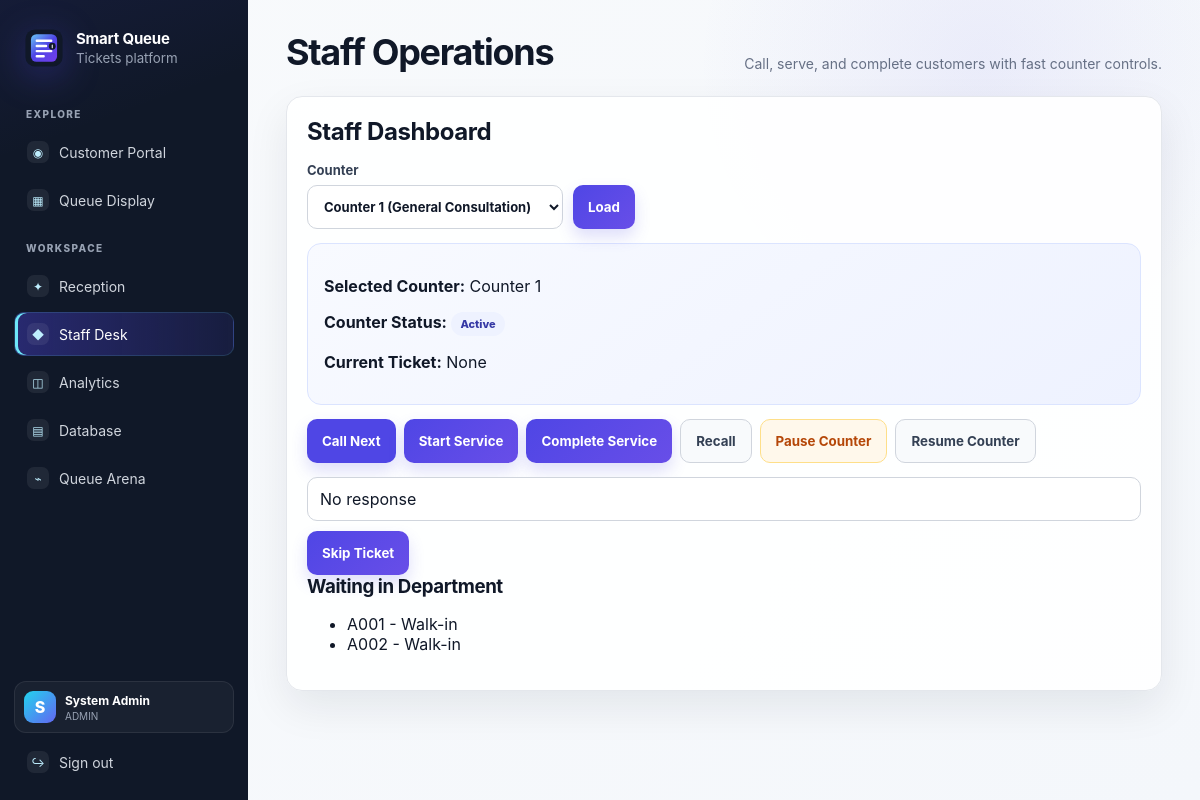
/staff (signed in), run on an earlier commit of the app's database.
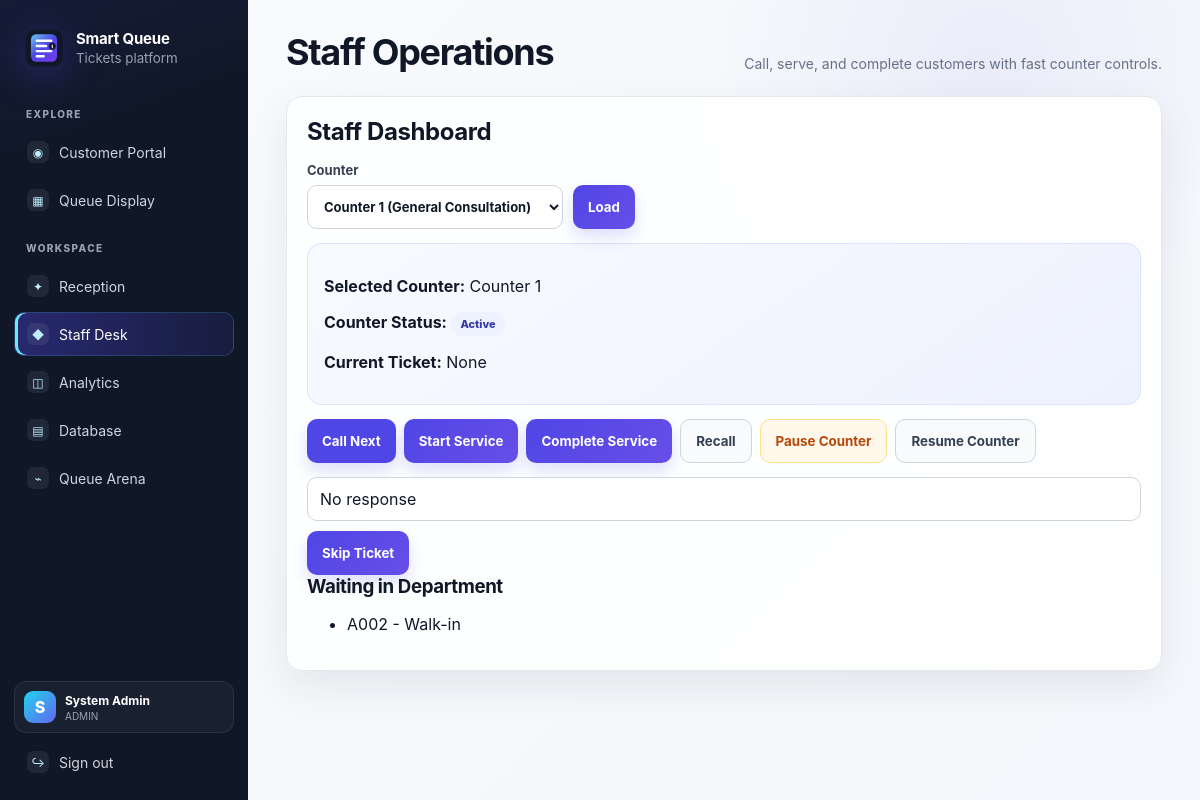
And on a later commit of the database.
### database/models.py (models this page shows)
class Base(DeclarativeBase):
    pass

class Ticket(Base):
    __tablename__ = "tickets"
    id: Mapped[int] = mapped_column(Integer, primary_key=True)
    ticket_number: Mapped[str] = mapped_column(String(20), unique=True, nullable=False, index=True)
    customer_name: Mapped[str | None] = mapped_column(String(120))
    priority_category: Mapped[PriorityCategory] = mapped_column(Enum(PriorityCategory), default=PriorityCategory.REGULAR)
    ticket_type: Mapped[TicketType] = mapped_column(Enum(TicketType), default=TicketType.WALK_IN)
    status: Mapped[TicketStatus] = mapped_column(Enum(TicketStatus), default=TicketStatus.WAITING, index=True)
    department_id: Mapped[int] = mapped_column(ForeignKey("departments.id"), nullable=False)
    service_id: Mapped[int] = mapped_column(ForeignKey("services.id"), nullable=False)
    counter_id: Mapped[int | None] = mapped_column(ForeignKey("counters.id"))
    created_by_user_id: Mapped[int | None] = mapped_column(ForeignKey("users.id"))
    called_by_staff_id: Mapped[int | None] = mapped_column(ForeignKey("users.id"))
    estimated_wait_minutes: Mapped[int] = mapped_column(Integer, default=0, nullable=False)
    skip_reason: Mapped[str | None] = mapped_column(Text)
    transfer_note: Mapped[str | None] = mapped_column(Text)
    recall_count: Mapped[int] = mapped_column(Integer, default=0, nullable=False)
    created_at: Mapped[datetime] = mapped_column(DateTime, default=datetime.utcnow, index=True)
    called_at: Mapped[datetime | None] = mapped_column(DateTime)
    service_started_at: Mapped[datetime | None] = mapped_column(DateTime)
    completed_at: Mapped[datetime | None] = mapped_column(DateTime)
    updated_at: Mapped[datetime] = mapped_column(
        DateTime,
        default=datetime.utcnow,
        onupdate=datetime.utcnow,
    )
    department = relationship("Department")
    service = relationship("Service")
    counter = relationship("Counter")

### app.py (the view, shortened to what this page needs)
@app.route("/staff", methods=["GET", "POST"])
@login_required
@roles_required(Role.ADMIN, Role.MANAGER, Role.STAFF)
def staff_dashboard():
    selected_counter_id = request.values.get("counter_id", type=int)
    with get_session() as db:
        counters = list(db.scalars(select(Counter).where(Counter.is_active.is_(True))).all())
        if not counters:
            flash("No active counters configured.", "warning")
            return render_template("staff.html", counters=[], selected_counter=None, current_ticket=None)
        if selected_counter_id is None:
            selected_counter_id = counters[0].id
        selected_counter = db.get(Counter, selected_counter_id)
        current_ticket = db.scalar(
            select(Ticket)
            .where(Ticket.counter_id == selected_counter.id, Ticket.status.in_([TicketStatus.CALLED, TicketStatus.SERVING]))
            .order_by(desc(Ticket.called_at), desc(Ticket.updated_at))
        )
        waiting = list(
            db.scalars(
                select(Ticket)
                .where(Ticket.department_id == selected_counter.department_id, Ticket.status == TicketStatus.WAITING)
                .order_by(Ticket.created_at.asc())
                .limit(10)
            ).all()
        )
        return render_template(
            "staff.html",
            counters=counters,
            selected_counter=selected_counter,
            current_ticket=current_ticket,
            waiting=waiting,
        )

### app.py (called while the page is built)
def login_required(view_func):
    @wraps(view_func)
    def wrapper(*args, **kwargs):
        if not session.get("user_id"):
            flash("Please login first.", "warning")
            return redirect(url_for("login"))
        return view_func(*args, **kwargs)
    return wrapper

def roles_required(*roles: Role):
    role_values = {role.value for role in roles}
    def decorator(view_func):
        @wraps(view_func)
        def wrapper(*args, **kwargs):
            user_role = session.get("user_role")
            if user_role not in role_values:
                flash("You do not have access to this page.", "danger")
                return redirect(url_for("home"))
            return view_func(*args, **kwargs)
        return wrapper
    return decorator

### database/connection.py (called while the page is built)
@contextmanager
def get_session():
    session = SessionLocal()
    try:
        yield session
        session.commit()
    except Exception:
        session.rollback()
        raise
    finally:
        session.close()

### templates/staff.html (shortened to what this page needs)
{% extends 'base.html' %}
{% block content %}
<section class="page-head">
  <h1>Staff Operations</h1>
  <p>Call, serve, and complete customers with fast counter controls.</p>
</section>
<section class="card">
  <h2>Staff Dashboard</h2>
  <form method="get" class="form-inline">
    <label>Counter
      <select name="counter_id">
        {% for c in counters %}
        <option value="{{ c.id }}" {% if selected_counter and c.id == selected_counter.id %}selected{% endif %}>{{ c.name }} ({{ c.department.name }})</option>
        {% endfor %}
      </select>
    </label>
    <button type="submit">Load</button>
  </form>
  {% if selected_counter %}
  <div class="ticket-box">
    <p><strong>Selected Counter:</strong> {{ selected_counter.name }}</p>
    <p><strong>Counter Status:</strong> <span class="badge">{{ 'Paused' if selected_counter.is_paused else 'Active' }}</span></p>
    <p><strong>Current Ticket:</strong> {{ current_ticket.ticket_number if current_ticket else 'None' }}</p>
  </div>
  <div class="actions">
    <form method="post" class="inline-form"><input type="hidden" name="counter_id" value="{{ selected_counter.id }}"><input type="hidden" name="action" value="call_next"><button class="primary-action">Call Next</button></form>
    <form method="post" class="inline-form"><input type="hidden" name="counter_id" value="{{ selected_counter.id }}"><input type="hidden" name="action" value="start"><button class="primary-action">Start Service</button></form>
    <form method="post" class="inline-form"><input type="hidden" name="counter_id" value="{{ selected_counter.id }}"><input type="hidden" name="action" value="complete"><button class="primary-action">Complete Service</button></form>
    <form method="post" class="inline-form"><input type="hidden" name="counter_id" value="{{ selected_counter.id }}"><input type="hidden" name="action" value="recall"><button class="secondary-action">Recall</button></form>
    <form method="post" class="inline-form"><input type="hidden" name="counter_id" value="{{ selected_counter.id }}"><input type="hidden" name="action" value="pause"><button class="warning-action">Pause Counter</button></form>
    <form method="post" class="inline-form"><input type="hidden" name="counter_id" value="{{ selected_counter.id }}"><input type="hidden" name="action" value="resume"><button class="secondary-action">Resume Counter</button></form>
  </div>
  <form method="post" class="form-inline">
    <input name="skip_reason" placeholder="Skip reason" value="No response">
    <button>Skip Ticket</button>
  </form>
  <h3>Waiting in Department</h3>
  <ul>
    {% for t in waiting %}<li>{{ t.ticket_number }} - {{ t.customer_name or 'Walk-in' }}</li>{% else %}<li>No waiting tickets.</li>{% endfor %}
  </ul>
  {% endif %}
</section>
{% endblock %}

What changed in the data, as far as the page shows it:
no longer on this page (row edited): Ticket: ticket_number "A001", customer_name "Walk-in"
